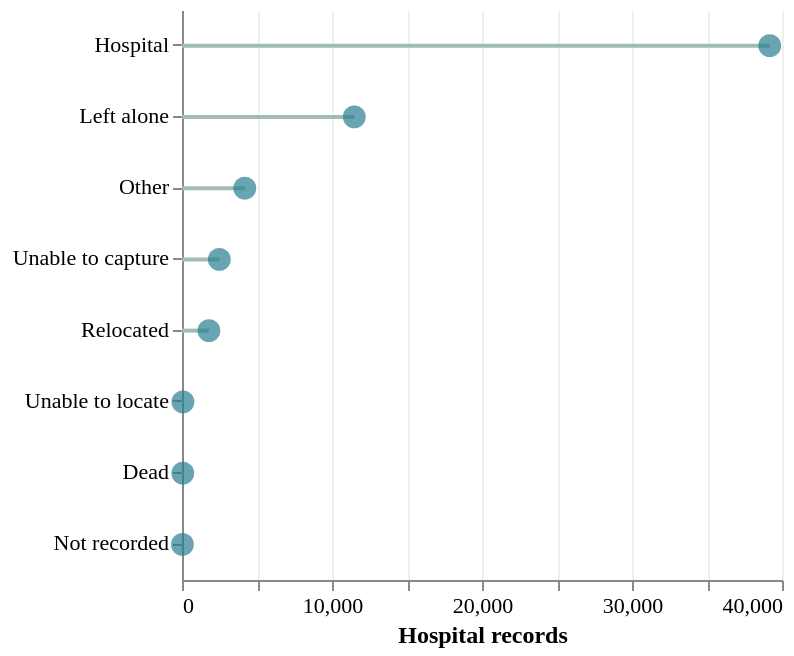

Write a Vega-Lite specification for this figure.
### Vega-Lite specification from a JSON file in a GitHub repository (floating-point values rounded to 4 significant figures)
{"$schema": "https://vega.github.io/schema/vega-lite/v5.json", "background": "white", "config": {"font": "DM Sans", "axis": {"labelFontSize": 11, "titleFontSize": 12, "gridColor": "#edf1ed"}, "legend": {"labelFontSize": 11, "titleFontSize": 12}, "view": {"stroke": null}}, "data": {"values": [{"fate": "Hospital", "records": 39183}, {"fate": "Left alone", "records": 11486}, {"fate": "Other", "records": 4186}, {"fate": "Unable to capture", "records": 2490}, {"fate": "Relocated", "records": 1796}, {"fate": "Unable to locate", "records": 61}, {"fate": "Dead", "records": 54}, {"fate": "Not recorded", "records": 28}]}, "width": "container", "height": 285, "layer": [{"mark": {"type": "bar", "size": 2, "color": "#a1bcb1"}, "encoding": {"y": {"field": "fate", "type": "nominal", "sort": {"field": "records", "order": "descending"}, "title": null, "axis": {"labelLimit": 150}}, "x": {"field": "records", "type": "quantitative", "title": "Hospital records", "scale": {"zero": true}, "axis": {"format": ",.0f"}}, "tooltip": [{"field": "fate", "type": "nominal", "title": "Outcome"}, {"field": "records", "type": "quantitative", "format": ",", "title": "Records"}]}}, {"mark": {"type": "circle", "size": 130, "color": "#287e92"}, "encoding": {"y": {"field": "fate", "type": "nominal", "sort": {"field": "records", "order": "descending"}, "title": null, "axis": {"labelLimit": 150}}, "x": {"field": "records", "type": "quantitative", "title": "Hospital records", "scale": {"zero": true}, "axis": {"format": ",.0f"}}, "tooltip": [{"field": "fate", "type": "nominal", "title": "Outcome"}, {"field": "records", "type": "quantitative", "format": ",", "title": "Records"}]}}]}
